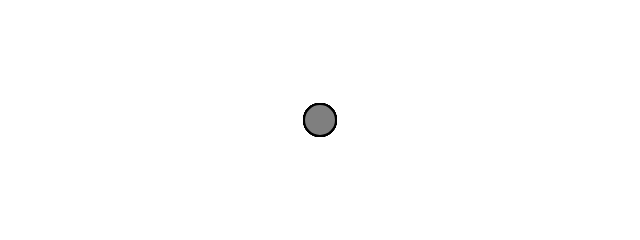
Frame 1 (no input)
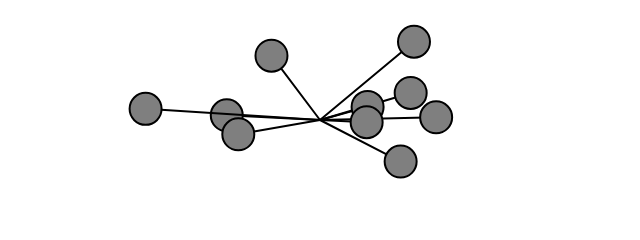
Frame 60 (no input)
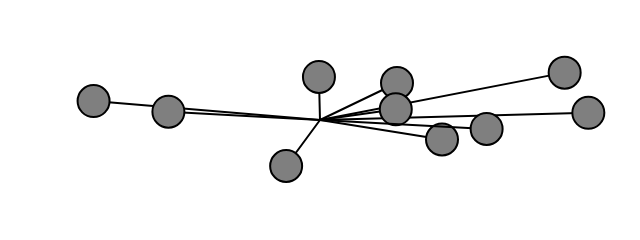
Frame 120 (the mouse pressed at the canvas centre since frame 60)

The p5.js sketch that drew these frames (run headless with seeded random() and noise() and a simulated clock; from frame 60 on, the mouse is pressed at the canvas centre):

// p5.js sketch
// ── sketch.js
let oscillators = [];

function setup() {
  createCanvas(640, 240);

  for (let i = 0; i < 10; i++) {
    oscillators.push(new Oscillator());
  }
}

function draw() {
  background(255);

  for (let o of oscillators) {
    o.show();
    o.oscillate();
  }
}

// ── oscillator.js
class Oscillator {
  constructor() {
    this.angle = createVector();
    this.angleVel = createVector(0, 0);
    this.angleAcc = createVector(random(-0.0005, 0.0005), 
                                 random(-0.0005, 0.0005));
    this.topSpeed = 0.2;
    this.amplitude = createVector(
      random(20, width / 2),
      random(20, height / 2)
    );
  }

  oscillate() {
    this.angleVel.add(this.angleAcc);
    this.angleVel.limit(this.topSpeed);
    this.angle.add(this.angleVel);
  }

  show() {
    let x = sin(this.angle.x) * this.amplitude.x;
    let y = sin(this.angle.y) * this.amplitude.y;

    push();
    translate(width / 2, height / 2);
    stroke(0);
    strokeWeight(2);
    fill(127);
    line(0, 0, x, y);
    circle(x, y, 32);
    pop();
  }
}
